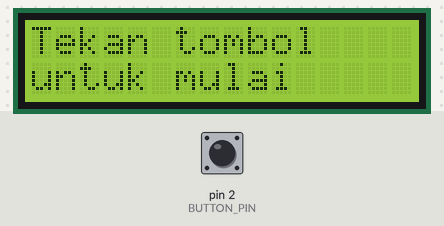
Bench run of a sketch on a simulated Arduino Uno, built with avr-gcc and run on an emulated ATmega328P. Shown: 16×2 character LCD. The inputs (shaded band) are chosen by the test bench; at power-on: pin 2 (BUTTON_PIN) HIGH.

Above: at 1.2 s.
1.3 s: pin 2 (BUTTON_PIN) pulled LOW for 0.15 s
At 2.0 s:
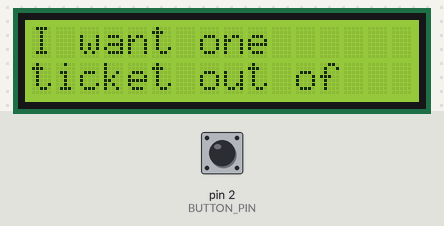
4.4 s: pin 2 (BUTTON_PIN) pulled LOW for 1 s
8.4 s: pin 2 (BUTTON_PIN) pulled LOW for 3.2 s
At 11.9 s:
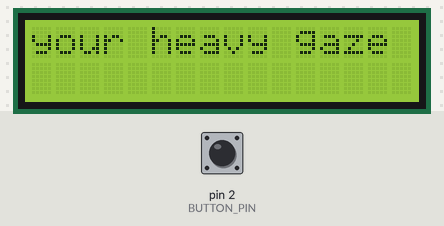
At 13.5 s:
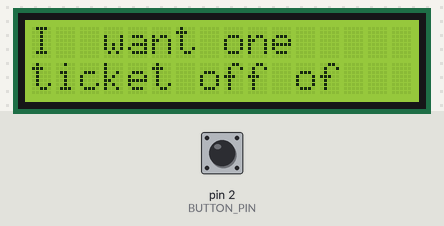
Timing chart, 0 to 15.0 s (numbered marks = the images above; inputs shaded):
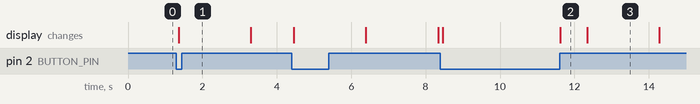

Measured:
- after the input at 1.3 s, the display: changes after 0.06 s (image 1)
- after the input at 8.4 s, the display: first changes after 0.06 s (image 2 shows a later state)
- what the display in image 2 shows lasts 0.7 s, from 11.6 s to 12.3 s

The sketch:

lagu_lcd16x2_l2c.ino
```cpp
#define USE_I2C 1

#if USE_I2C
  #include <Wire.h>
  #include <LiquidCrystal_I2C.h>
  #define LCD_ADDR 0x27
  LiquidCrystal_I2C lcd(LCD_ADDR, 16, 2);
#else
  #include <LiquidCrystal.h>
  LiquidCrystal lcd(12, 11, 6, 5, 4, 3);   // RS, E, D4, D5, D6, D7
#endif

#define BUTTON_PIN 2

// ====== kecepatan lagu ======
const uint16_t BPM = 108;
const unsigned long START_DELAY = 0;   // jeda (ms) setelah tombol ditekan
const unsigned long BEAT_MS = 60000UL / BPM;

//lyric
const char L0[] PROGMEM = "I want one ticket out of your heavy gaze";
const char L1[] PROGMEM = "I  want one ticket off of your carousel";
const char L2[] PROGMEM = "";
const char L3[] PROGMEM = "But you should know";
const char L4[] PROGMEM = "that I die slow";
const char L5[] PROGMEM = "Running through the halls";
const char L6[] PROGMEM = "of your haunted home";
const char L7[] PROGMEM = "And the toughest part";
const char L8[] PROGMEM = "is that we both know";
const char L9[] PROGMEM = "What happened to you";
const char L10[] PROGMEM = "Why you're out on your own";
const char L11[] PROGMEM = "";
const char L12[] PROGMEM = "Merry Christmas";
const char L13[] PROGMEM = "please don't call";
const char L14[] PROGMEM = "Merry Christmas";
const char L15[] PROGMEM = "I'm not yours at all";
const char L16[] PROGMEM = "Merry Christmas";
const char L17[] PROGMEM = "please don't call mee T-T";
const char L18[] PROGMEM = "..............";


// ... tambah L19, L20, dst

struct LyricLine {
  const char* text;
  uint8_t beats;
};

const LyricLine lyrics[] PROGMEM = {
  { L0, 7 },
  { L1, 7 },
  { L2, 1 },
  { L3, 4 },
  { L4, 4 },
  { L5, 4 },
  { L6, 4 },
  { L7, 4 },
  { L8, 4 },
  { L9, 4 },
  { L10, 4 },
  { L11, 1 },
  { L12, 4 },
  { L13, 4 },
  { L14, 4 },
  { L15, 4 },
  { L16, 4 },
  { L17, 4 },
  { L18, 20 },
  // ... tambah { L19(urutan lirik tampil), 1(lama durasi lirik tampil) }, dst
};

const uint8_t LYRIC_COUNT = sizeof(lyrics) / sizeof(lyrics[0]);
// -----------------------------------------------------------

char buf[48];
uint8_t rowCount = 1, pageCount = 1;
int8_t curPage = -1;
int8_t currentLine = -1;
unsigned long lineStart = 0, lineDur = 0;
bool running = false;


uint8_t wrapBuf() {
  uint8_t lines = 1, lineLen = 0;
  char* lastSpace = NULL;
  for (char* p = buf; *p; p++) {
    if (*p == ' ') lastSpace = p;
    lineLen++;
    if (lineLen > 16) {
      if (!lastSpace) { buf[16] = 0; return 1; }   // kata terlalu panjang
      *lastSpace = '\n';
      lines++;
      lineLen = p - lastSpace;
      lastSpace = NULL;
    }
  }
  return lines;
}


char* rowPtr(uint8_t idx, uint8_t &len) {
  char* p = buf;
  for (uint8_t i = 0; i < idx; i++) {
    char* e = strchr(p, '\n');
    if (!e) { len = 0; return NULL; }
    p = e + 1;
  }
  char* e = strchr(p, '\n');
  len = e ? (e - p) : strlen(p);
  return p;
}

// Tampilkan 2 baris pada halaman tertentu, rata tengah
void showPage(uint8_t page) {
  lcd.clear();
  for (uint8_t r = 0; r < 2; r++) {
    uint8_t len;
    char* p = rowPtr(page * 2 + r, len);
    if (!p || len == 0) continue;
    lcd.setCursor(0, r);
    //lcd.setCursor((16 - len) / 2, r);
    for (uint8_t i = 0; i < len; i++) lcd.write(p[i]);
  }
}

void loadLine(uint8_t i) {
  LyricLine cur;
  memcpy_P(&cur, &lyrics[i], sizeof(cur));
  strncpy_P(buf, cur.text, sizeof(buf) - 1);
  buf[sizeof(buf) - 1] = 0;

  rowCount  = wrapBuf();
  pageCount = (rowCount + 1) / 2;
  lineDur   = (unsigned long)cur.beats * BEAT_MS;
  curPage   = 0;
  showPage(0);
}

void showReady() {
  lcd.clear();
  lcd.setCursor(0, 0);
  lcd.print(F("Tekan tombol"));
  lcd.setCursor(0, 1);
  lcd.print(F("untuk mulai"));
}

void setup() {
  pinMode(BUTTON_PIN, INPUT_PULLUP);
#if USE_I2C
  lcd.init();
  lcd.backlight();
#else
  lcd.begin(16, 2);
#endif
  showReady();
}

void loop() {
  if (digitalRead(BUTTON_PIN) == LOW) {
    delay(30);
    if (digitalRead(BUTTON_PIN) == LOW) {
      lcd.clear();
      delay(START_DELAY);
      running = true;
      currentLine = 0;
      lineStart = millis();
      loadLine(0);
      while (digitalRead(BUTTON_PIN) == LOW);
    }
  }

  if (!running) return;

  unsigned long elapsed = millis() - lineStart;

  if (elapsed >= lineDur) {
    currentLine++;
    if (currentLine >= LYRIC_COUNT) {
      running = false;
      showReady();
      return;
    }
    lineStart += lineDur;          // akumulasi agar timing tidak melenceng
    loadLine(currentLine);
  } else if (pageCount > 1) {
    // ganti halaman sesuai porsi waktu
    uint8_t page = (elapsed * pageCount) / lineDur;
    if (page != curPage) {
      curPage = page;
      showPage(page);
    }
  }
}
```
